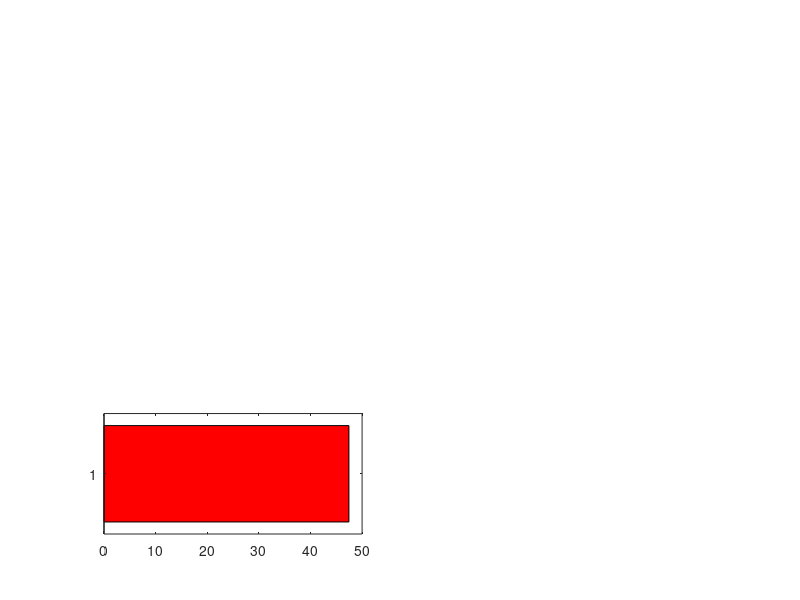

Source code (MATLAB): (Note: this script raises an error after producing the figure.)

% This code plots the shift in the SN points in the perturbed models
% relative to the unperturbed models. The SN points for the perturbed
% models are stored in 'param_ThrePert_SA0SB0_50pc_OR.mat' and the SN
% points for the unperturbed models are stored in
% 'param_SameSA0SB0_OR.mat'.

clear
clc

load param_ThrePert_SA0SB0_50pc_OR.mat
load param_SameSA0SB0_OR.mat

SNB_OG = SNB(nrr,:);    % SN points for unperturbed models

%%%%%%%%%%%%%%%%%%%%%%%%%%%%%%%%%%%%%%%%%%%%%%%%%%%%%%%%%%%%%%%%%%%%%%%%%%%
% Analysis of the SN points for the direct perturbations

diff_OG_dir = SNB_OG-SNB_SB0ltSA0;

pc_moved_dir = diff_OG_dir.*100./SNB_OG;

avg_pc_moved_dir = mean(pc_moved_dir);


std_err_dir = std(pc_moved_dir) ./ sqrt(size(pc_moved_dir, 1));

custom_colors = ['r', 'g', 'b','yellow'];

figure(2)
subplot(3,2,5)
bar(avg_pc_moved_dir, 'FaceColor', 'flat');

for i = 1:numel(avg_pc_moved_dir)
    c = custom_colors(i);
    barh(i, avg_pc_moved_dir(i), 'FaceColor', c);
    hold on;
    errorbar(avg_pc_moved_dir(i), i, std_err_dir(i), 'horizontal', 'Color', 'k');
end

hold off;


% Reverse the x-axis
set(gca, 'XDir', 'reverse');

%%%%%%%%%%%%%%%%%%%%%%%%%%%%%%%%%%%%%%%%%%%%%%%%%%%%%%%%%%%%%%%%%%%%%%%%%%%
% Analysis of the SN points for the indirect perturbations

diff_OG_ind = SNB_OG-SNB_SA0ltSB0;

pc_moved_ind = diff_OG_ind.*100./SNB_OG;

avg_pc_moved_ind = mean(pc_moved_ind);


std_err_ind = std(pc_moved_ind) ./ sqrt(size(pc_moved_ind, 1));

subplot(3,2,6)
bar(avg_pc_moved_ind, 'FaceColor', 'flat');

for i = 1:numel(avg_pc_moved_ind)
    c = custom_colors(i);
    barh(i, avg_pc_moved_ind(i), 'FaceColor', c);
    hold on;
    errorbar(avg_pc_moved_ind(i), i, std_err_ind(i), 'horizontal', 'Color', 'k');
end

hold off;

% Reverse the x-axis
set(gca, 'XDir', 'reverse');